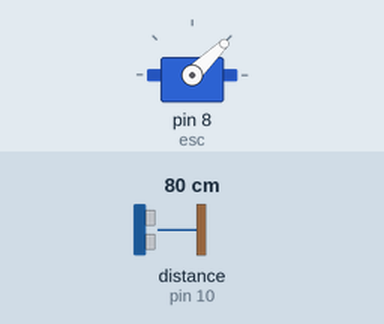
The sketch below on a simulated Arduino Uno, built with avr-gcc and run on an emulated ATmega328P. Parts: servo. Wiring (inferred from the names in the program): ultrasonic range finder: trigger pin 9; echo pin 10. The inputs (shaded band) are chosen by the test bench; at power-on: distance to the obstacle (sensor on pin 10) 80 cm. The echo pulse lasts 58.3 µs per cm.

Above: at 1.2 s.
1.3 s: distance to the obstacle (sensor on pin 10) set to 2 cm
At 2.3 s:
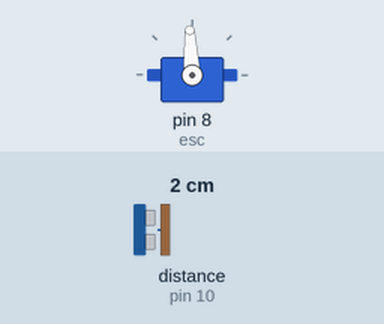
2.8 s: distance to the obstacle (sensor on pin 10) set to 35 cm
At 3.4 s:
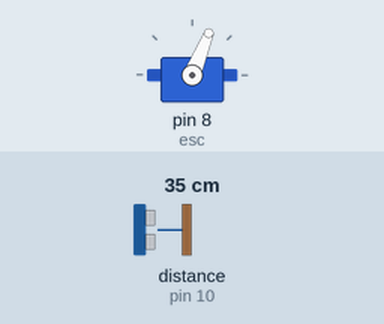
4.3 s: distance to the obstacle (sensor on pin 10) set to 4 cm
At 5.5 s:
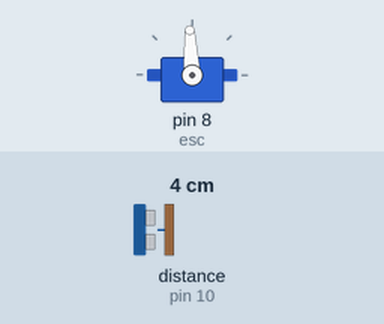
5.8 s: distance to the obstacle (sensor on pin 10) set to 60 cm
At 7.0 s:
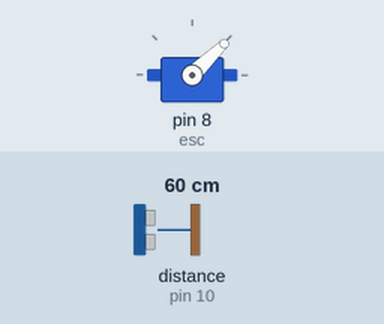
Timing chart, 0 to 8.3 s (numbered marks = the images above; inputs shaded):
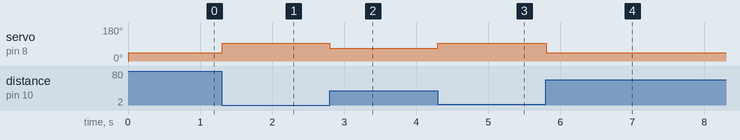

The sketch:

sketch_oct16a.ino
```cpp
 #include<Servo.h>

const int trigPin = 9;
const int echoPin = 10;
// defines variables
long duration;
int distance;
int to_ESC=0;

Servo esc; //creates servo class

void setup() {
  //set up Ultrasonic
pinMode(trigPin, OUTPUT); // Sets the trigPin as an Output
pinMode(echoPin, INPUT); // Sets the echoPin as an Input
  //the trigPin and the echoPin are two of the four prongs that come from the sensor, look at the front of the sensor to see the small print corresponding to each prong.

  //set up ESC and motor output
esc.attach(8); //connect a wire to Digital output 8
esc.writeMicroseconds(0); //send a PWM singal to ESC
  //The ESC will read the output given by the Arduino and convert it to a signal that is recognizable to the motor.
Serial.begin(9600); // Starts the serial communication for all devices
}


// All the stuff below is what determines the speed the motor runs at. Look at how the signal given by the sensor is calculated to 'distance', and how the distance is used
// to calculate the speed output of the motor.
void loop() {
  // Clears the trigPin
digitalWrite(trigPin, LOW);
delayMicroseconds(2);
// Sets the trigPin on HIGH state for 10 micro seconds
digitalWrite(trigPin, HIGH);
delayMicroseconds(10);
digitalWrite(trigPin, LOW);
// Reads the echoPin, returns the sound wave travel time in microseconds
duration = pulseIn(echoPin, HIGH);
// Calculating the distance
distance= duration*0.034/2;
//Serial.print("Distance: ");
//Serial.println(distance);
//This code below sends a signal to the ESC to move the motor
if (distance < 10)
  to_ESC=1500;
 else if(distance > 50)
  to_ESC=1000;
 else {
 to_ESC= 1500-(7.5*distance);}
 //This stuff above is the logic sequence for the motor. In summary, the motor will reach max speed at '10' distance and begin to run at '50' distance.
 //Anything greater or less than those digits will flatline inorder to prevent the motor from overworking itself at max speed, and spin only when in desired range.


esc.writeMicroseconds(to_ESC);

// Prints the distance on the Serial Monitor
//Serial.print("Distance: ");
//distance = constrain(distance, 0, 82);
//Serial.println(distance);
//Serial.print("PWM Output: ");
//Serial.println(to_ESC);
delay(2);
}
```

Measured:
- after the input at 1.3 s, servo on pin 8 (esc): 44° → 93° at once
- after the input at 2.8 s, servo on pin 8 (esc): 93° → 68° at once
- after the input at 4.3 s, servo on pin 8 (esc): 68° → 93° at once
- after the input at 5.8 s, servo on pin 8 (esc): 93° → 44° at once
